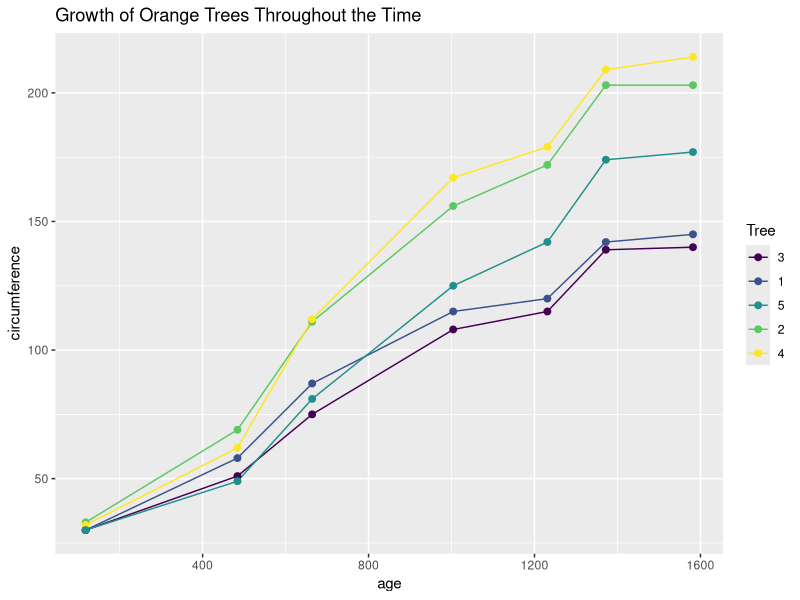

This figure's R source:
## ---- chunk 1
# Download the library 
library(ggplot2)
library(dplyr)
## ---- chunk 2
# Download data from R database
data ("Orange")
head (Orange)

## ---- chunk 3
# Set a line plot, add the pointers, add title and name the variables in the plot
orangeplot <- Orange %>%
  ggplot(aes(x = age, y = circumference, color = Tree)) +
  geom_line() + geom_point(size = 2) +
  labs(
    title = "Growth of Orange Trees Throughout the Time",
    x = "age", y = "circumference")
theme_minimal()
## ---- chunk 4
print(orangeplot)
